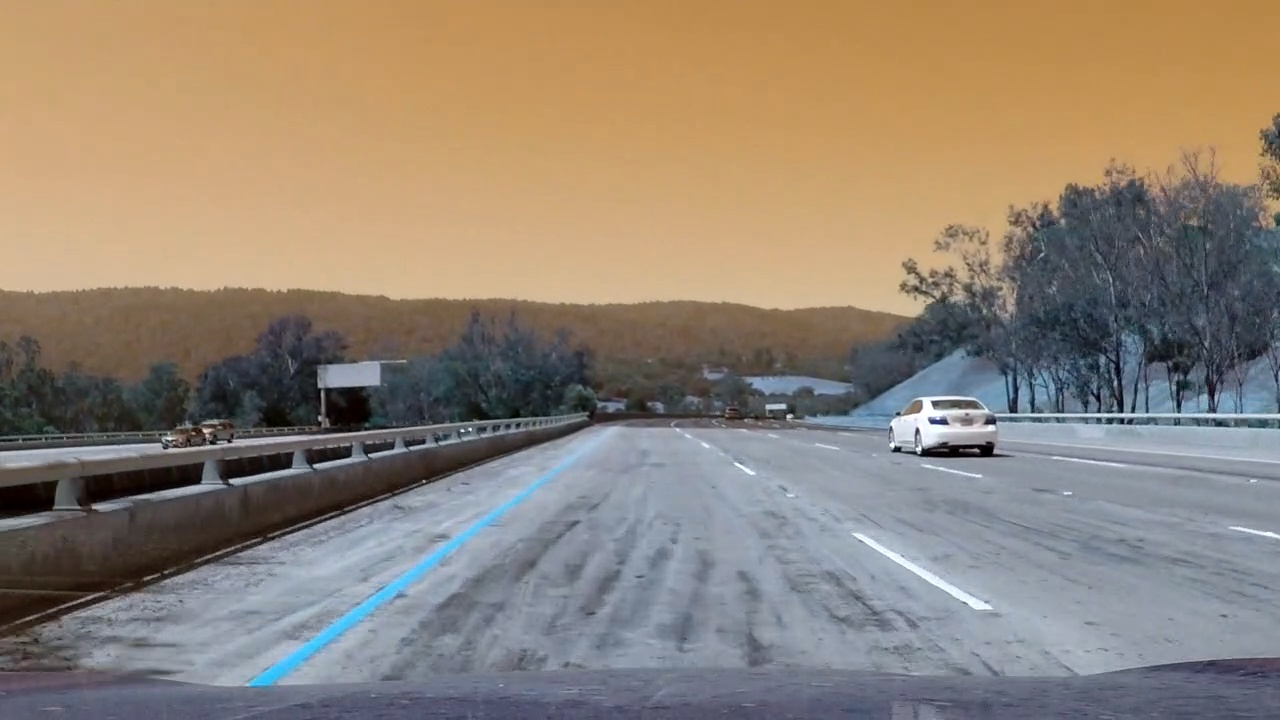
#> input picture test_images/0561_original.jpg, 1280 x 720 px, found by its file name
$ python threshold_tuning.py   (older library calls are emulated)
#> lines starting #> are read from the running program, lines starting #| are printed output that depends on the picture
#!/usr/bin/env python
import numpy as np
import cv2
import matplotlib.pyplot as plt
import matplotlib.image as mpimg
from matplotlib.widgets import Slider, Button, RadioButtons


from helpers import *

#IMAGE = mpimg.imread('test_images/test5.jpg')
IMAGE = mpimg.imread('temp/0561_original.jpg')
#> IMAGE is the input picture: shape (720, 1280, 3); mean R, G, B 144, 131.4, 117.6

# [9 lines left out: function make_combined, not called in this run]

# Edit this function to create your own pipeline.
def pipeline(img, s_thresh=(170, 255), sx_thresh=(20, 100)):
#> called with s_thresh = (170, 255), sx_thresh = (20, 100)
    img = np.copy(img)
    # Convert to HSV color space and separate the V channel
    hsv = cv2.cvtColor(img, cv2.COLOR_RGB2HLS).astype(np.float)
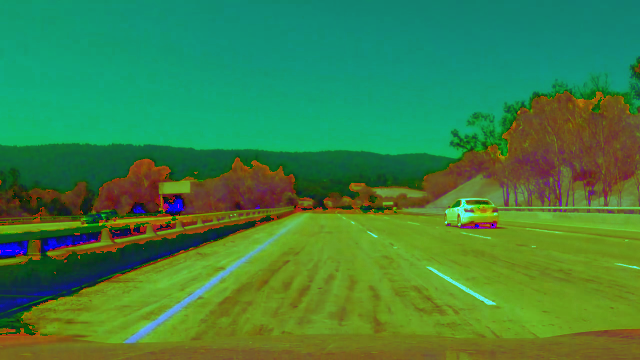
#> hsv: shape (720, 1280, 3) float64 (shown at 1/2 size); mean R, G, B 62.3, 131, 67
    l_channel = hsv[:,:,1]
    s_channel = hsv[:,:,2]
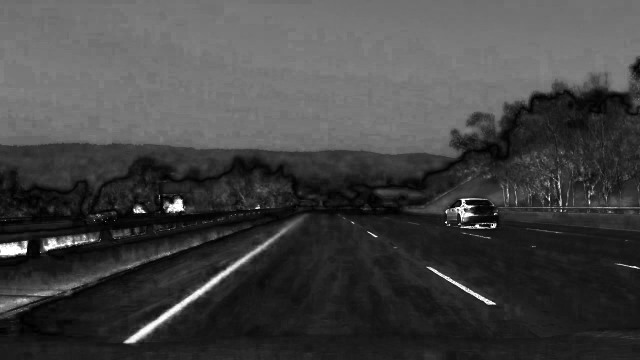
#> s_channel: shape (720, 1280) float64 (shown at 1/2 size); min 0, max 255, mean 67
    # Sobel x
    sobelx = cv2.Sobel(l_channel, cv2.CV_64F, 1, 0) # Take the derivative in x
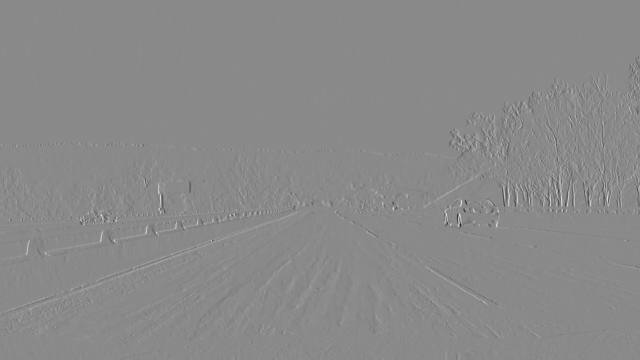
#> sobelx: shape (720, 1280) float64 (shown at 1/2 size); min -768, max 652, mean 0; drawn with min black and max white
    abs_sobelx = np.absolute(sobelx) # Absolute x derivative to accentuate lines away from horizontal
    scaled_sobel = np.uint8(255*abs_sobelx/np.max(abs_sobelx))

    # Threshold x gradient
    sxbinary = np.zeros_like(scaled_sobel)
    sxbinary[(scaled_sobel >= sx_thresh[0]) & (scaled_sobel <= sx_thresh[1])] = 1

    # Threshold color channel
    s_binary = np.zeros_like(s_channel)
    s_binary[(s_channel >= s_thresh[0]) & (s_channel <= s_thresh[1])] = 1
    # Stack each channel
    # Note color_binary[:, :, 0] is all 0s, effectively an all black image. It might
    # be beneficial to replace this channel with something else.
    color_binary = np.dstack(( np.zeros_like(sxbinary), sxbinary, s_binary))
    return color_binary


# Add controls
fig, ax = plt.subplots()
axes = [
    plt.axes([0.20, 0.17, 0.65, 0.03]),
    plt.axes([0.20, 0.12, 0.65, 0.03]),
    plt.axes([0.20, 0.07, 0.65, 0.03]),
    plt.axes([0.20, 0.02, 0.65, 0.03]),
]
x_min = Slider(axes[0], 'x_min', 0, 255, valinit=170, valfmt='%0.0f')
x_max = Slider(axes[1], 'x_max', 0, 255, valinit=255, valfmt='%0.0f')
y_min = Slider(axes[2], 'y_min', 0, 255, valinit=20, valfmt='%0.0f')
y_max = Slider(axes[3], 'y_max', 0, 255, valinit=100, valfmt='%0.0f')

def update(_):
    x_thresh = (x_min.val, x_max.val)
    y_thresh = (y_min.val, y_max.val)
    if False:
        combined = make_combined(IMAGE, 3, x_thresh, y_thresh,
                                 (20, 100),
                                 (0.7,1.3))
        ax.imshow(combined, cmap='gray')
    else:
        combined = pipeline(IMAGE, x_thresh, y_thresh)
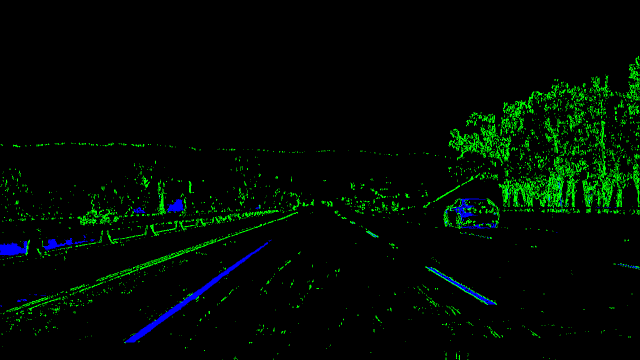
#> combined: shape (720, 1280, 3) float64 (shown at 1/2 size); mean R, G, B 0, 0.0397, 0.00861
        ax.imshow(combined, cmap='gray')

    fig.canvas.draw_idle()

x_min.on_changed(update)
x_max.on_changed(update)
y_min.on_changed(update)
y_max.on_changed(update)

update(1)

plt.show()
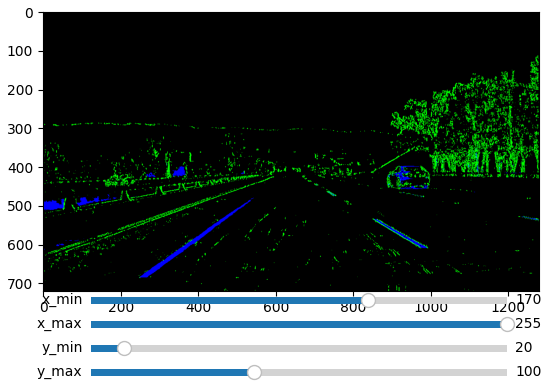
#> figure drawn by matplotlib, 5 panels

$ run again, with test_images/0191_original.jpg copied over test_images/0561_original.jpg
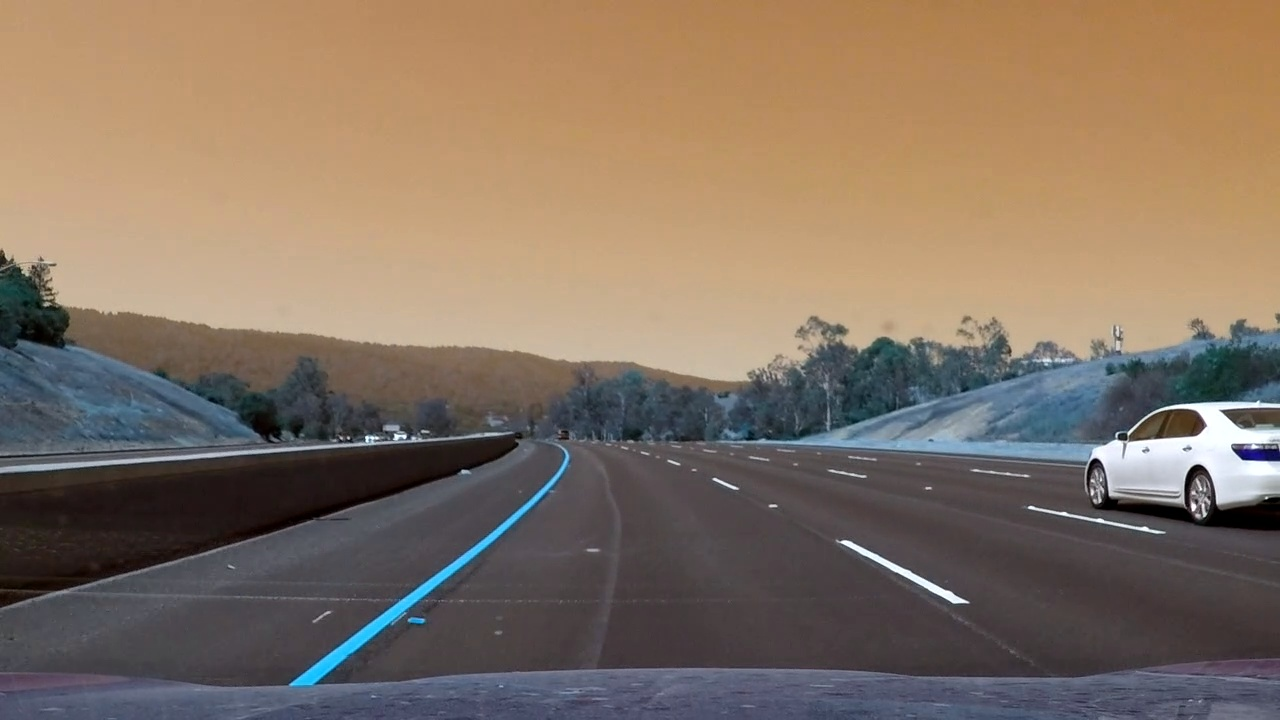
#> input picture test_images/0191_original.jpg, 1280 x 720 px, found by its file name
#> IMAGE is the input picture: shape (720, 1280, 3); mean R, G, B 132, 114.8, 99.3
#> in pipeline, `sobelx = cv2.Sobel(l_channel, cv2.CV_64F, 1, 0)`:
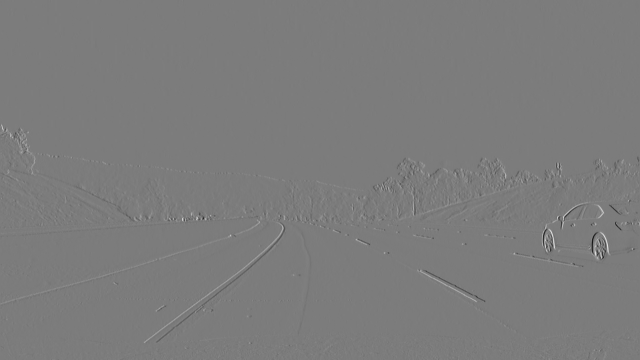
#> sobelx: shape (720, 1280) float64 (shown at 1/2 size); min -805, max 847, mean 0.1; drawn with min black and max white
#> in update, `combined = pipeline(IMAGE, x_thresh, y_thresh)`:
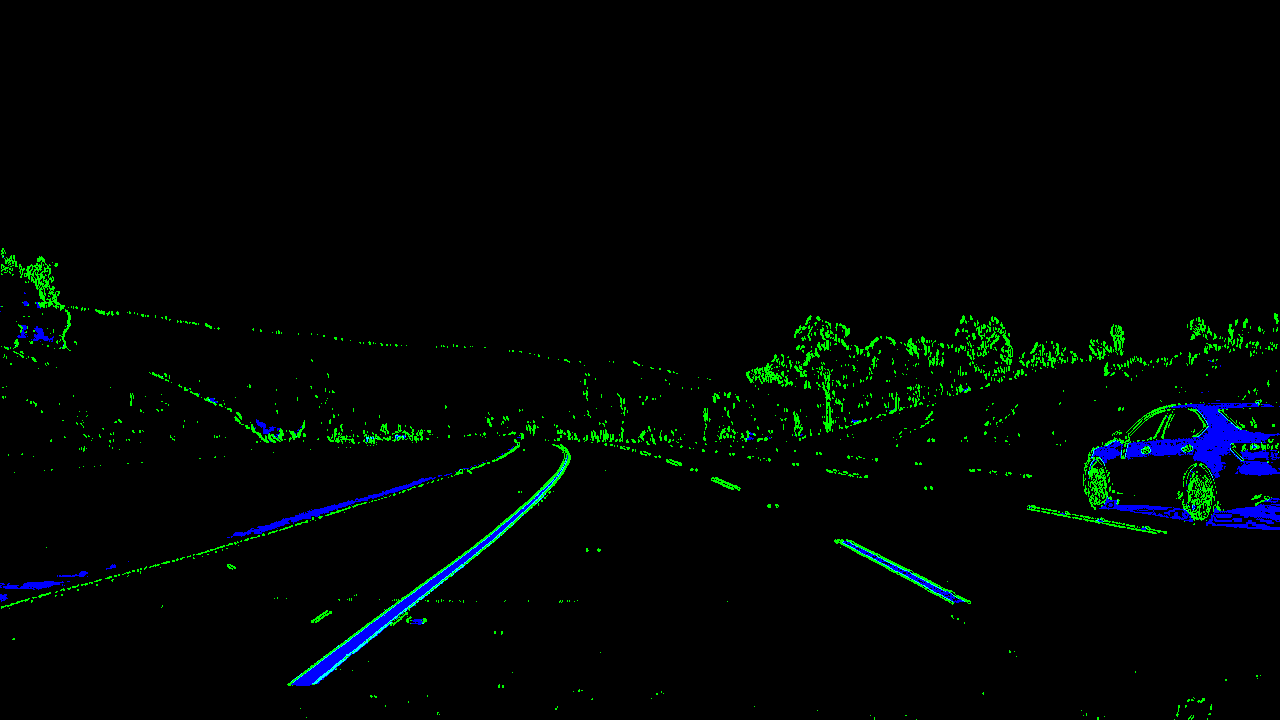
#> combined: shape (720, 1280, 3) float64; mean R, G, B 0, 0.0199, 0.0131

$ run again, with test_images/0521_original.jpg copied over test_images/0561_original.jpg
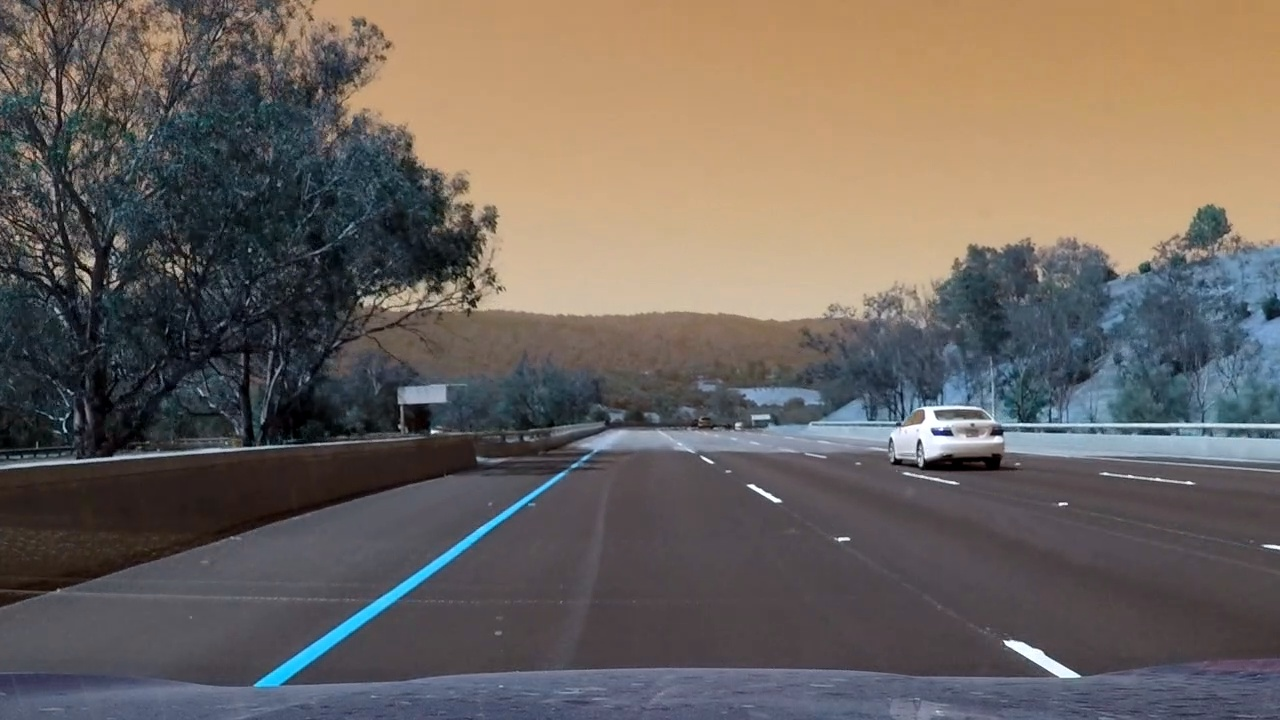
#> input picture test_images/0521_original.jpg, 1280 x 720 px, found by its file name
#> IMAGE is the input picture: shape (720, 1280, 3); mean R, G, B 108.7, 100.6, 94.8
#> in pipeline, `sobelx = cv2.Sobel(l_channel, cv2.CV_64F, 1, 0)`:
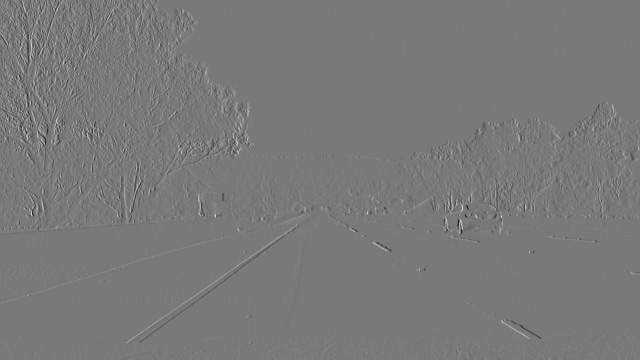
#> sobelx: shape (720, 1280) float64 (shown at 1/2 size); min -652, max 719, mean 0.4; drawn with min black and max white
#> in update, `combined = pipeline(IMAGE, x_thresh, y_thresh)`:
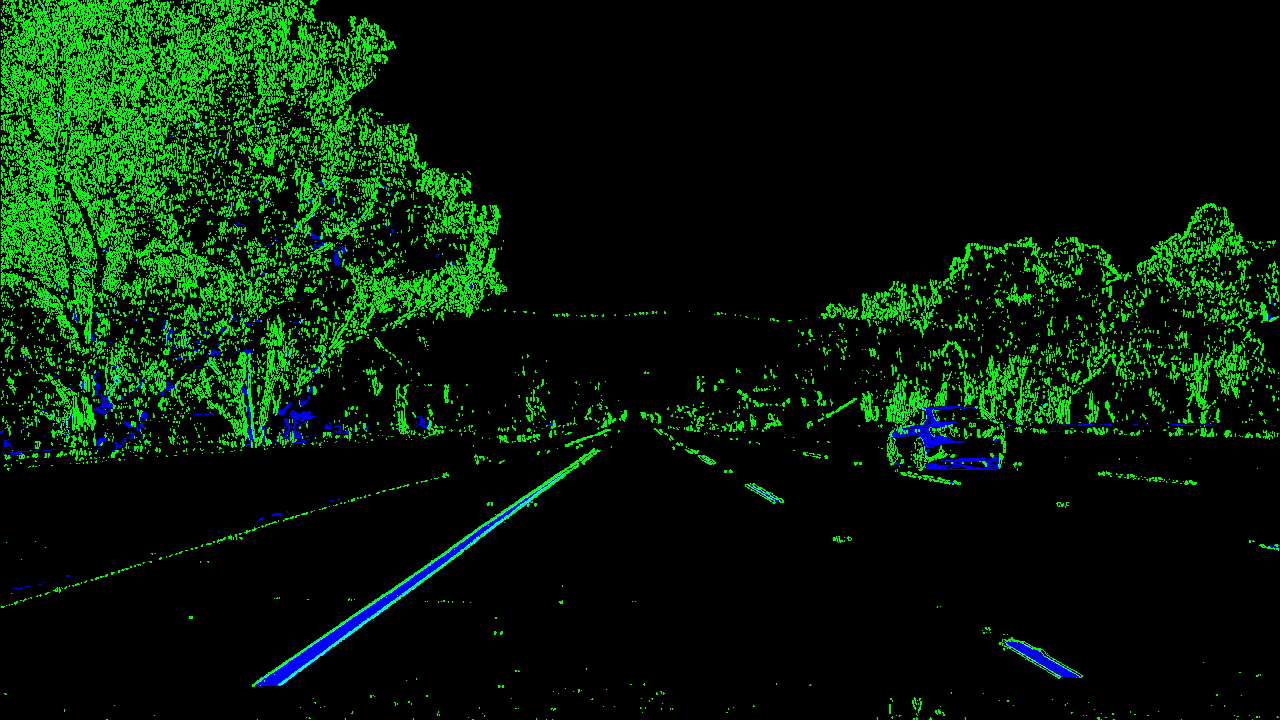
#> combined: shape (720, 1280, 3) float64; mean R, G, B 0, 0.102, 0.0101
